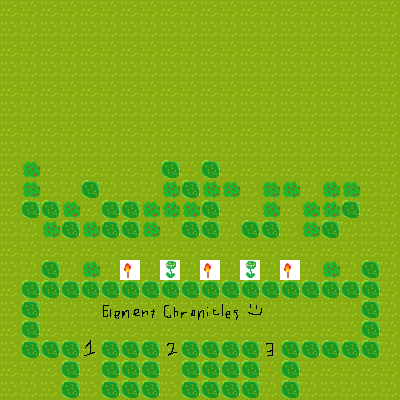

Rendered tile map (Tiled .tmx) drawn with the repository's tilesets; below, a short description and the map source with its tile grids summarised:
An orthogonal 20x20 tile map with 20x20 px tiles, 2 tile layers (Tile Layer 1, Tile Layer 2), 2 tilesets and 4 objects (3x warp, spawn).

<map version="1.0" orientation="orthogonal" width="20" height="20" tilewidth="20" tileheight="20">
 <tileset firstgid="1" name="grass and bush" tilewidth="20" tileheight="20">
  <image source="grass and bush.png" width="60" height="80" />
  <tile id="1">
   <properties>
    <property name="solid" value="" />
   </properties>
  </tile>
  <tile id="3">
   <properties>
    <property name="spawn" value="torch" />
   </properties>
  </tile>
  <tile id="4">
   <properties>
    <property name="spawn" value="flytrap" />
   </properties>
  </tile>
 </tileset>
 <tileset firstgid="13" name="templogo" tilewidth="20" tileheight="20">
  <image source="templogo.png" width="200" height="40" />
 </tileset>
 <layer name="Tile Layer 1" width="20" height="20">
  <data>[400 cells, 400 non-empty, 1 distinct tile ids]</data>
 </layer>
 <layer name="Tile Layer 2" width="20" height="20">
  <data>[400 cells, 128 non-empty, 17 distinct tile ids]</data>
 </layer>
 <objectgroup name="Object Layer 1" width="20" height="20">
  <object name="player" type="spawn" x="69" y="314" />
  <object name="level2" type="warp" x="160" y="380" width="20" height="20">
   <properties>
    <property name="offset" value="south" />
   </properties>
  </object>
  <object name="lazylogo" type="warp" x="260" y="380" width="20" height="20" />
  <object name="level1" type="warp" x="80" y="400" width="20" height="20" />
 </objectgroup>
</map>
